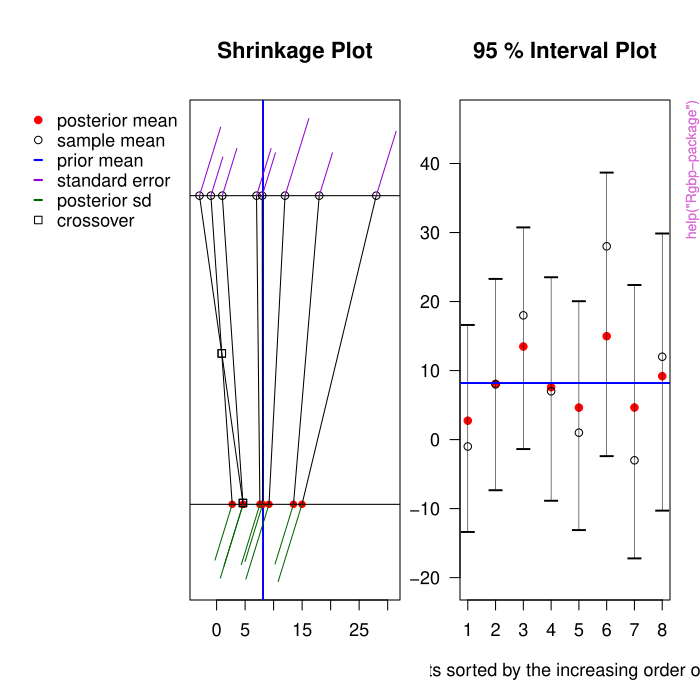

Here is the R script that generated this plot:
pkgname <- "Rgbp"
source(file.path(R.home("share"), "R", "examples-header.R"))
options(warn = 1)
library('Rgbp')

base::assign(".oldSearch", base::search(), pos = 'CheckExEnv')
cleanEx()
nameEx("Rgbp-package")
### * Rgbp-package

flush(stderr()); flush(stdout())

### Name: Rgbp
### Title: Bayesian Hierarchical Modeling and Frequentist Method Check
### Aliases: Rgbp-package Rgbp
### Keywords: package

### ** Examples


  # Loading datasets
  data(schools)
  y <- schools$y
  se <- schools$se

  # Arbitrary covariate for schools data
  x2 <- rep(c(-1, 0, 1, 2), 2)
  
  # baseball data where z is Hits and n is AtBats
  z <- c(18, 17, 16, 15, 14, 14, 13, 12, 11, 11, 10, 10, 10, 10, 10,  9,  8,  7)
  n <- c(45, 45, 45, 45, 45, 45, 45, 45, 45, 45, 45, 45, 45, 45, 45, 45, 45, 45)

  # One covariate: 1 if a player is an outfielder and 0 otherwise
  x1 <- c(1,  1,  1,  1,  1,  0,  0,  0,  0,  1,  0,  0,  0,  1,  1,  0,  0,  0)

  ################################################################
  # Gaussian Regression Interactive Multilevel Modeling (GRIMM) #
  ################################################################

    ####################################################################################
    # If we do not have any covariate and do not know a mean of the prior distribution #
    ####################################################################################

    g <- gbp(y, se)
    g
    print(g, sort = FALSE)
    summary(g)
    plot(g)
    plot(g, sort = FALSE)

    ### when we want to simulate pseudo datasets considering the estimated values 
    ### as true ones.
    gcv <- coverage(g, nsim = 10)  

    ### gcv$coverageRB, gcv$coverage10, gcv$average.coverageRB, gcv$average.coverage10,
    ### gcv$minimum.coverageRB, gcv$minimum.coverage10, gcv$raw.resultRB, gcv$raw.result10.

    ### when we want to simulate pseudo datasets based on different values of A and 
    ### of a regression coefficient (intercept), 
    ### not using estimated values as true ones.
    gcv <- coverage(g, A.or.r = 9, reg.coef = 10, nsim = 10)  

    ##################################################################################
    # If we have one covariate and do not know a mean of the prior distribution yet, #
    ##################################################################################

    g <- gbp(y, se, x2, model = "gr")
    g
    print(g, sort = FALSE)
    summary(g)
    plot(g)
    plot(g, sort = FALSE)

    ### when we want to simulate pseudo datasets considering the estimated values 
    ### as true ones.
    gcv <- coverage(g, nsim = 10)  
 
    ### gcv$coverageRB, gcv$coverage10, gcv$average.coverageRB, gcv$average.coverage10,
    ### gcv$minimum.coverageRB, gcv$minimum.coverage10, gcv$raw.resultRB, gcv$raw.result10.

    ### when we want to simulate pseudo datasets based on different values of A,
    ### of regression coefficients, and of covariate, not using estimated values 
    ### as true ones. Two values of reg.coef are for beta0 and beta1
    gcv <- coverage(g, A.or.r = 9, reg.coef = c(10, 1), covariates = x2, nsim = 10)  

    ################################################
    # If we know a mean of the prior distribution, #
    ################################################

    g <- gbp(y, se, mean.PriorDist = 8)
    g
    print(g, sort = FALSE)
    summary(g)
    plot(g)
    plot(g, sort = FALSE)

    ### when we want to simulate pseudo datasets considering the estimated values 
    ### as true ones.
    gcv <- coverage(g, nsim = 10)  

    ### gcv$coverageRB, gcv$coverage10, gcv$average.coverageRB, gcv$average.coverage10,
    ### gcv$minimum.coverageRB, gcv$minimum.coverage10, gcv$raw.resultRB, gcv$raw.result10.

    ### when we want to simulate pseudo datasets based on different values of A and
    ### of 2nd level mean as true ones, not using estimated values as true ones.
    coverage(g, A.or.r = 9, mean.PriorDist = 5, nsim = 10)  

  ###############################################################
  # Binomial Regression Interactive Multilevel Modeling (BRIMM) #
  ###############################################################

    ####################################################################################
    # If we do not have any covariate and do not know a mean of the prior distribution #
    ####################################################################################

    b <- gbp(z, n, model = "br")
    b
    print(b, sort = FALSE)
    summary(b)
    plot(b)
    plot(b, sort = FALSE)

    ### when we want to simulate pseudo datasets considering the estimated values 
    ### as true ones.
    bcv <- coverage(b, nsim = 10)  

    ### bcv$coverageRB, bcv$coverage10, bcv$average.coverageRB, bcv$average.coverage10,
    ### bcv$minimum.coverageRB, bcv$minimum.coverage10, bcv$raw.resultRB, bcv$raw.result10.

    ### when we want to simulate pseudo datasets based on different values of r and 
    ### of a regression coefficient (intercept), 
    ### not using estimated values as true ones.
    bcv <- coverage(b, A.or.r = 60, reg.coef = -1, nsim = 10)  

    ##################################################################################
    # If we have one covariate and do not know a mean of the prior distribution yet, #
    ##################################################################################

    b <- gbp(z, n, x1, model = "br")
    b
    print(b, sort = FALSE)
    summary(b)
    plot(b)
    plot(b, sort = FALSE)

    ### when we want to simulate pseudo datasets considering the estimated values 
    ### as true ones.
    bcv <- coverage(b, nsim = 10)  

    ### bcv$coverageRB, bcv$coverage10, bcv$average.coverageRB, bcv$average.coverage10,
    ### bcv$minimum.coverageRB, bcv$minimum.coverage10, bcv$raw.resultRB, bcv$raw.result10.

    ### when we want to simulate pseudo datasets based on different values of r,
    ### of regression coefficients, and of covariate, not using estimated values 
    ### as true ones. Two values of reg.coef are for beta0 and beta1
    bcv <- coverage(b, A.or.r = 60, reg.coef = c(-1, 0), covariates = x1, nsim = 10)  

    ################################################
    # If we know a mean of the prior distribution, #
    ################################################

    b <- gbp(z, n, mean.PriorDist = 0.265, model = "br")
    b
    print(b, sort = FALSE)
    summary(b)
    plot(b)
    plot(b, sort = FALSE)

    ### when we want to simulate pseudo datasets considering the estimated values 
    ### as true ones.
    bcv <- coverage(b, nsim = 10)  

    ### bcv$coverageRB, bcv$coverage10, bcv$average.coverageRB, bcv$average.coverage10,
    ### bcv$minimum.coverageRB, bcv$minimum.coverage10, bcv$raw.resultRB, bcv$raw.result10.

    ### when we want to simulate pseudo datasets based on different values of r and
    ### of 2nd level mean as true ones, not using estimated values as true ones.
    bcv <- coverage(b, A.or.r = 60, mean.PriorDist = 0.3, nsim = 10)  

  ##############################################################
  # Poisson Regression Interactive Multilevel Modeling (PRIMM) #
  ##############################################################

    ####################################################################################
    # If we do not have any covariate and do not know a mean of the prior distribution #
    ####################################################################################

    p <- gbp(z, n, model = "pr")
    p
    print(p, sort = FALSE)
    summary(p)
    plot(p)
    plot(p, sort = FALSE)

    ### when we want to simulate pseudo datasets considering the estimated values 
    ### as true ones.
    pcv <- coverage(p, nsim = 10)  

    ### pcv$coverageRB, pcv$coverage10, pcv$average.coverageRB, pcv$average.coverage10,
    ### pcv$minimum.coverageRB, pcv$minimum.coverage10, pcv$raw.resultRB, pcv$raw.result10.

    ### when we want to simulate pseudo datasets based on different values of r and 
    ### of a regression coefficient (intercept), 
    ### not using estimated values as true ones.
    pcv <- coverage(p, A.or.r = 60, reg.coef = -5, nsim = 10)  

    ##################################################################################
    # If we have one covariate and do not know a mean of the prior distribution yet, #
    ##################################################################################

    p <- gbp(z, n, x1, model = "pr")
    p
    print(p, sort = FALSE)
    summary(p)
    plot(p)
    plot(p, sort = FALSE)

    ### when we want to simulate pseudo datasets considering the estimated values 
    ### as true ones.
    pcv <- coverage(p, nsim = 10)  

    ### pcv$coverageRB, pcv$coverage10, pcv$average.coverageRB, pcv$average.coverage10,
    ### pcv$minimum.coverageRB, pcv$minimum.coverage10, pcv$raw.resultRB, pcv$raw.result10.

    ### when we want to simulate pseudo datasets based on different values of r,
    ### of regression coefficients, and of covariate, not using estimated values 
    ### as true ones. Two values of reg.coef are for beta0 and beta1
    pcv <- coverage(p, A.or.r = 60, reg.coef = c(-2, 0), covariates = x1, nsim = 10)  

    ################################################
    # If we know a mean of the prior distribution, #
    ################################################

    p <- gbp(z, n, mean.PriorDist = 0.265, model = "pr")
    p
    print(p, sort = FALSE)
    summary(p)
    plot(p)
    plot(p, sort = FALSE)

    ### when we want to simulate pseudo datasets considering the estimated values 
    ### as true ones.
    pcv <- coverage(p, nsim = 10)  

    ### pcv$coverageRB, pcv$coverage10, pcv$average.coverageRB, pcv$average.coverage10,
    ### pcv$minimum.coverageRB, pcv$minimum.coverage10, pcv$raw.resultRB, pcv$raw.result10.

    ### when we want to simulate pseudo datasets based on different values of r and
    ### of 2nd level mean as true ones, not using estimated values as true ones.
    pcv <- coverage(p, A.or.r = 60, mean.PriorDist = 0.3, nsim = 10)  




cleanEx()
nameEx("baseball")
### * baseball

flush(stderr()); flush(stdout())

### Name: baseball
### Title: Baseball Data
### Aliases: baseball
### Keywords: datasets

### ** Examples


  data(baseball)
  z <- baseball$Hits
  n <- baseball$At.Bats
  x <- ifelse(baseball$Position == "fielder", 1, 0)


  ###############################################################################
  # We do have one covariates and do not know a mean of the prior distribution. #
  ###############################################################################

  ###############################################################
  # Binomial Regression Interactive Multilevel Modeling (BRIMM) #
  ###############################################################

  b <- gbp(z, n, x, model = "br")
  b
  print(b, sort = FALSE)
  summary(b)
  plot(b)
  plot(b, sort = FALSE)

  ##############################################################
  # Poisson Regression Interactive Multilevel Modeling (PRIMM) #
  ##############################################################

  p <- gbp(z, n, x, model = "pr")
  p
  print(p, sort = FALSE)
  summary(p)
  plot(p)
  plot(p, sort = FALSE)




cleanEx()
nameEx("coverage")
### * coverage

flush(stderr()); flush(stdout())

### Name: coverage
### Title: Estimating Coverage Probability
### Aliases: coverage
### Keywords: methods

### ** Examples


  # Loading datasets
  data(schools)
  y <- schools$y
  se <- schools$se

  # Arbitrary covariate for schools data
  x2 <- rep(c(-1, 0, 1, 2), 2)

  # baseball data where z is Hits and n is AtBats
  z <- c(18, 17, 16, 15, 14, 14, 13, 12, 11, 11, 10, 10, 10, 10, 10,  9,  8,  7)
  n <- c(45, 45, 45, 45, 45, 45, 45, 45, 45, 45, 45, 45, 45, 45, 45, 45, 45, 45)

  # One covariate: 1 if a player is an outfielder and 0 otherwise
  x1 <- c(1,  1,  1,  1,  1,  0,  0,  0,  0,  1,  0,  0,  0,  1,  1,  0,  0,  0)
  
  #################################################################
  # Gaussian Regression Interactive Multi-level Modeling (GRIMM) #
  #################################################################

    ####################################################################################
    # If we do not have any covariate and do not know a mean of the prior distribution #
    ####################################################################################

    g <- gbp(y, se)

    ### when we want to simulate pseudo datasets considering the estimated values 
    ### as true ones.
    gcv <- coverage(g, nsim = 10)  

    ### gcv$coverageRB, gcv$coverage10, gcv$average.coverageRB, gcv$average.coverage10,
    ### gcv$minimum.coverageRB, gcv$minimum.coverage10, gcv$raw.resultRB, gcv$raw.result10.

    ### when we want to simulate pseudo datasets based on different values of A and 
    ### of a regression coefficient (intercept), 
    ### not using estimated values as true ones.
    gcv <- coverage(g, A.or.r = 9, reg.coef = 10, nsim = 10)  

    ##################################################################################
    # If we have one covariate and do not know a mean of the prior distribution yet, #
    ##################################################################################

    g <- gbp(y, se, x2, model = "gr")
 
    ### when we want to simulate pseudo datasets considering the estimated values 
    ### as true ones.
    gcv <- coverage(g, nsim = 10)  
 
    ### gcv$coverageRB, gcv$coverage10, gcv$average.coverageRB, gcv$average.coverage10,
    ### gcv$minimum.coverageRB, gcv$minimum.coverage10, gcv$raw.resultRB, gcv$raw.result10.

    ### when we want to simulate pseudo datasets based on different values of A,
    ### of regression coefficients, and of covariate, not using estimated values 
    ### as true ones. Two values of reg.coef are for beta0 and beta1
    gcv <- coverage(g, A.or.r = 9, reg.coef = c(10, 1), covariates = x2, nsim = 10)  

    ################################################
    # If we know a mean of the prior distribution, #
    ################################################

    g <- gbp(y, se, mean.PriorDist = 8)

    ### when we want to simulate pseudo datasets considering the estimated values 
    ### as true ones.
    gcv <- coverage(g, nsim = 10)  

    ### gcv$coverageRB, gcv$coverage10, gcv$average.coverageRB, gcv$average.coverage10,
    ### gcv$minimum.coverageRB, gcv$minimum.coverage10, gcv$raw.resultRB, gcv$raw.result10.

    ### when we want to simulate pseudo datasets based on different values of A and
    ### of 2nd level mean as true ones, not using estimated values as true ones.
    coverage(g, A.or.r = 9, mean.PriorDist = 5, nsim = 10)  

  ################################################################
  # Binomial Regression Interactive Multi-level Modeling (BRIMM) #
  ################################################################

    ####################################################################################
    # If we do not have any covariate and do not know a mean of the prior distribution #
    ####################################################################################

    b <- gbp(z, n, model = "br")

    ### when we want to simulate pseudo datasets considering the estimated values 
    ### as true ones.
    bcv <- coverage(b, nsim = 10)  

    ### bcv$coverageRB, bcv$coverage10, bcv$average.coverageRB, bcv$average.coverage10,
    ### bcv$minimum.coverageRB, bcv$minimum.coverage10, bcv$raw.resultRB, bcv$raw.result10.

    ### when we want to simulate pseudo datasets based on different values of r and 
    ### of a regression coefficient (intercept), 
    ### not using estimated values as true ones.
    bcv <- coverage(b, A.or.r = 60, reg.coef = -1, nsim = 10)  

    ##################################################################################
    # If we have one covariate and do not know a mean of the prior distribution yet, #
    ##################################################################################

    b <- gbp(z, n, x1, model = "br")

    ### when we want to simulate pseudo datasets considering the estimated values 
    ### as true ones.
    bcv <- coverage(b, nsim = 10)  

    ### bcv$coverageRB, bcv$coverage10, bcv$average.coverageRB, bcv$average.coverage10,
    ### bcv$minimum.coverageRB, bcv$minimum.coverage10, bcv$raw.resultRB, bcv$raw.result10.

    ### when we want to simulate pseudo datasets based on different values of r,
    ### of regression coefficients, and of covariate, not using estimated values 
    ### as true ones. Two values of reg.coef are for beta0 and beta1
    bcv <- coverage(b, A.or.r = 60, reg.coef = c(-1, 0), covariates = x1, nsim = 10)  

    ################################################
    # If we know a mean of the prior distribution, #
    ################################################

    b <- gbp(z, n, mean.PriorDist = 0.265, model = "br")

    ### when we want to simulate pseudo datasets considering the estimated values 
    ### as true ones.
    bcv <- coverage(b, nsim = 10)  

    ### bcv$coverageRB, bcv$coverage10, bcv$average.coverageRB, bcv$average.coverage10,
    ### bcv$minimum.coverageRB, bcv$minimum.coverage10, bcv$raw.resultRB, bcv$raw.result10.

    ### when we want to simulate pseudo datasets based on different values of r and
    ### of 2nd level mean as true ones, not using estimated values as true ones.
    bcv <- coverage(b, A.or.r = 60, mean.PriorDist = 0.3, nsim = 10)  

  ###############################################################
  # Poisson Regression Interactive Multi-level Modeling (PRIMM) #
  ###############################################################

    ####################################################################################
    # If we do not have any covariate and do not know a mean of the prior distribution #
    ####################################################################################

    p <- gbp(z, n, model = "pr")

    ### when we want to simulate pseudo datasets considering the estimated values 
    ### as true ones.
    pcv <- coverage(p, nsim = 10)  

    ### pcv$coverageRB, pcv$coverage10, pcv$average.coverageRB, pcv$average.coverage10,
    ### pcv$minimum.coverageRB, pcv$minimum.coverage10, pcv$raw.resultRB, pcv$raw.result10.

    ### when we want to simulate pseudo datasets based on different values of r and 
    ### of a regression coefficient (intercept), 
    ### not using estimated values as true ones.
    pcv <- coverage(p, A.or.r = 60, reg.coef = -5, nsim = 10)  

    ##################################################################################
    # If we have one covariate and do not know a mean of the prior distribution yet, #
    ##################################################################################

    p <- gbp(z, n, x1, model = "pr")

    ### when we want to simulate pseudo datasets considering the estimated values 
    ### as true ones.
    pcv <- coverage(p, nsim = 10)  

    ### pcv$coverageRB, pcv$coverage10, pcv$average.coverageRB, pcv$average.coverage10,
    ### pcv$minimum.coverageRB, pcv$minimum.coverage10, pcv$raw.resultRB, pcv$raw.result10.

    ### when we want to simulate pseudo datasets based on different values of r,
    ### of regression coefficients, and of covariate, not using estimated values 
    ### as true ones. Two values of reg.coef are for beta0 and beta1
    pcv <- coverage(p, A.or.r = 60, reg.coef = c(-2, 0), covariates = x1, nsim = 10)  

    ################################################
    # If we know a mean of the prior distribution, #
    ################################################

    p <- gbp(z, n, mean.PriorDist = 0.265, model = "pr")

    ### when we want to simulate pseudo datasets considering the estimated values 
    ### as true ones.
    pcv <- coverage(p, nsim = 10)  

    ### pcv$coverageRB, pcv$coverage10, pcv$average.coverageRB, pcv$average.coverage10,
    ### pcv$minimum.coverageRB, pcv$minimum.coverage10, pcv$raw.resultRB, pcv$raw.result10.

    ### when we want to simulate pseudo datasets based on different values of r and
    ### of 2nd level mean as true ones, not using estimated values as true ones.
    pcv <- coverage(p, A.or.r = 60, mean.PriorDist = 0.3, nsim = 10)  




cleanEx()
nameEx("gbp.default")
### * gbp.default

flush(stderr()); flush(stdout())

### Name: gbp
### Title: Fitting Bayesian Hierarchical Models
### Aliases: gbp gbp.default
### Keywords: methods

### ** Examples


  # Loading datasets
  data(schools)
  y <- schools$y
  se <- schools$se

  # Arbitrary covariate for schools data
  x2 <- rep(c(-1, 0, 1, 2), 2)
  
  # baseball data where z is Hits and n is AtBats
  z <- c(18, 17, 16, 15, 14, 14, 13, 12, 11, 11, 10, 10, 10, 10, 10,  9,  8,  7)
  n <- c(45, 45, 45, 45, 45, 45, 45, 45, 45, 45, 45, 45, 45, 45, 45, 45, 45, 45)

  # One covariate: 1 if a player is an outfielder and 0 otherwise
  x1 <- c(1,  1,  1,  1,  1,  0,  0,  0,  0,  1,  0,  0,  0,  1,  1,  0,  0,  0)

  ################################################################
  # Gaussian Regression Interactive Multilevel Modeling (GRIMM) #
  ################################################################

    ####################################################################################
    # If we do not have any covariate and do not know a mean of the prior distribution #
    ####################################################################################

    g <- gbp(y, se)
    g
    print(g, sort = FALSE)
    summary(g)
    plot(g)
    plot(g, sort = FALSE)

    ### when we want to simulate pseudo datasets considering the estimated values 
    ### as true ones.
    gcv <- coverage(g, nsim = 10)  

    ### gcv$coverageRB, gcv$coverage10, gcv$average.coverageRB, gcv$average.coverage10,
    ### gcv$minimum.coverageRB, gcv$minimum.coverage10, gcv$raw.resultRB, gcv$raw.result10.

    ### when we want to simulate pseudo datasets based on different values of A and 
    ### of a regression coefficient (intercept), 
    ### not using estimated values as true ones.
    gcv <- coverage(g, A.or.r = 9, reg.coef = 10, nsim = 10)  

    ##################################################################################
    # If we have one covariate and do not know a mean of the prior distribution yet, #
    ##################################################################################

    g <- gbp(y, se, x2, model = "gr")
    g
    print(g, sort = FALSE)
    summary(g)
    plot(g)
    plot(g, sort = FALSE)

    ### when we want to simulate pseudo datasets considering the estimated values 
    ### as true ones.
    gcv <- coverage(g, nsim = 10)  
 
    ### gcv$coverageRB, gcv$coverage10, gcv$average.coverageRB, gcv$average.coverage10,
    ### gcv$minimum.coverageRB, gcv$minimum.coverage10, gcv$raw.resultRB, gcv$raw.result10.

    ### when we want to simulate pseudo datasets based on different values of A,
    ### of regression coefficients, and of covariate, not using estimated values 
    ### as true ones. Two values of reg.coef are for beta0 and beta1
    gcv <- coverage(g, A.or.r = 9, reg.coef = c(10, 1), covariates = x2, nsim = 10)  

    ################################################
    # If we know a mean of the prior distribution, #
    ################################################

    g <- gbp(y, se, mean.PriorDist = 8)
    g
    print(g, sort = FALSE)
    summary(g)
    plot(g)
    plot(g, sort = FALSE)

    ### when we want to simulate pseudo datasets considering the estimated values 
    ### as true ones.
    gcv <- coverage(g, nsim = 10)  

    ### gcv$coverageRB, gcv$coverage10, gcv$average.coverageRB, gcv$average.coverage10,
    ### gcv$minimum.coverageRB, gcv$minimum.coverage10, gcv$raw.resultRB, gcv$raw.result10.

    ### when we want to simulate pseudo datasets based on different values of A and
    ### of 2nd level mean as true ones, not using estimated values as true ones.
    coverage(g, A.or.r = 9, mean.PriorDist = 5, nsim = 10)  

  ###############################################################
  # Binomial Regression Interactive Multilevel Modeling (BRIMM) #
  ###############################################################

    ####################################################################################
    # If we do not have any covariate and do not know a mean of the prior distribution #
    ####################################################################################

    b <- gbp(z, n, model = "br")
    b
    print(b, sort = FALSE)
    summary(b)
    plot(b)
    plot(b, sort = FALSE)

    ### when we want to simulate pseudo datasets considering the estimated values 
    ### as true ones.
    bcv <- coverage(b, nsim = 10)  

    ### bcv$coverageRB, bcv$coverage10, bcv$average.coverageRB, bcv$average.coverage10,
    ### bcv$minimum.coverageRB, bcv$minimum.coverage10, bcv$raw.resultRB, bcv$raw.result10.

    ### when we want to simulate pseudo datasets based on different values of r and 
    ### of a regression coefficient (intercept), 
    ### not using estimated values as true ones.
    bcv <- coverage(b, A.or.r = 60, reg.coef = -1, nsim = 10)  

    ##################################################################################
    # If we have one covariate and do not know a mean of the prior distribution yet, #
    ##################################################################################

    b <- gbp(z, n, x1, model = "br")
    b
    print(b, sort = FALSE)
    summary(b)
    plot(b)
    plot(b, sort = FALSE)

    ### when we want to simulate pseudo datasets considering the estimated values 
    ### as true ones.
    bcv <- coverage(b, nsim = 10)  

    ### bcv$coverageRB, bcv$coverage10, bcv$average.coverageRB, bcv$average.coverage10,
    ### bcv$minimum.coverageRB, bcv$minimum.coverage10, bcv$raw.resultRB, bcv$raw.result10.

    ### when we want to simulate pseudo datasets based on different values of r,
    ### of regression coefficients, and of covariate, not using estimated values 
    ### as true ones. Two values of reg.coef are for beta0 and beta1
    bcv <- coverage(b, A.or.r = 60, reg.coef = c(-1, 0), covariates = x1, nsim = 10)  

    ################################################
    # If we know a mean of the prior distribution, #
    ################################################

    b <- gbp(z, n, mean.PriorDist = 0.265, model = "br")
    b
    print(b, sort = FALSE)
    summary(b)
    plot(b)
    plot(b, sort = FALSE)

    ### when we want to simulate pseudo datasets considering the estimated values 
    ### as true ones.
    bcv <- coverage(b, nsim = 10)  

    ### bcv$coverageRB, bcv$coverage10, bcv$average.coverageRB, bcv$average.coverage10,
    ### bcv$minimum.coverageRB, bcv$minimum.coverage10, bcv$raw.resultRB, bcv$raw.result10.

    ### when we want to simulate pseudo datasets based on different values of r and
    ### of 2nd level mean as true ones, not using estimated values as true ones.
    bcv <- coverage(b, A.or.r = 60, mean.PriorDist = 0.3, nsim = 10)  

  ##############################################################
  # Poisson Regression Interactive Multilevel Modeling (PRIMM) #
  ##############################################################

    ####################################################################################
    # If we do not have any covariate and do not know a mean of the prior distribution #
    ####################################################################################

    p <- gbp(z, n, model = "pr")
    p
    print(p, sort = FALSE)
    summary(p)
    plot(p)
    plot(p, sort = FALSE)

    ### when we want to simulate pseudo datasets considering the estimated values 
    ### as true ones.
    pcv <- coverage(p, nsim = 10)  

    ### pcv$coverageRB, pcv$coverage10, pcv$average.coverageRB, pcv$average.coverage10,
    ### pcv$minimum.coverageRB, pcv$minimum.coverage10, pcv$raw.resultRB, pcv$raw.result10.

    ### when we want to simulate pseudo datasets based on different values of r and 
    ### of a regression coefficient (intercept), 
    ### not using estimated values as true ones.
    pcv <- coverage(p, A.or.r = 60, reg.coef = -5, nsim = 10)  

    ##################################################################################
    # If we have one covariate and do not know a mean of the prior distribution yet, #
    ##################################################################################

    p <- gbp(z, n, x1, model = "pr")
    p
    print(p, sort = FALSE)
    summary(p)
    plot(p)
    plot(p, sort = FALSE)

    ### when we want to simulate pseudo datasets considering the estimated values 
    ### as true ones.
    pcv <- coverage(p, nsim = 10)  

    ### pcv$coverageRB, pcv$coverage10, pcv$average.coverageRB, pcv$average.coverage10,
    ### pcv$minimum.coverageRB, pcv$minimum.coverage10, pcv$raw.resultRB, pcv$raw.result10.

    ### when we want to simulate pseudo datasets based on different values of r,
    ### of regression coefficients, and of covariate, not using estimated values 
    ### as true ones. Two values of reg.coef are for beta0 and beta1
    pcv <- coverage(p, A.or.r = 60, reg.coef = c(-2, 0), covariates = x1, nsim = 10)  

    ################################################
    # If we know a mean of the prior distribution, #
    ################################################

    p <- gbp(z, n, mean.PriorDist = 0.265, model = "pr")
    p
    print(p, sort = FALSE)
    summary(p)
    plot(p)
    plot(p, sort = FALSE)

    ### when we want to simulate pseudo datasets considering the estimated values 
    ### as true ones.
    pcv <- coverage(p, nsim = 10)  

    ### pcv$coverageRB, pcv$coverage10, pcv$average.coverageRB, pcv$average.coverage10,
    ### pcv$minimum.coverageRB, pcv$minimum.coverage10, pcv$raw.resultRB, pcv$raw.result10.

    ### when we want to simulate pseudo datasets based on different values of r and
    ### of 2nd level mean as true ones, not using estimated values as true ones.
    pcv <- coverage(p, A.or.r = 60, mean.PriorDist = 0.3, nsim = 10)  




cleanEx()
nameEx("hospital")
### * hospital

flush(stderr()); flush(stdout())

### Name: hospital
### Title: Thirty-one Hospital Data
### Aliases: hospital
### Keywords: datasets

### ** Examples


  data(hospital)

  z <- hospital$d
  n <- hospital$n
  y <- hospital$y
  se <- hospital$se
  
  ###################################################################################
  # We do not have any covariates and do not know a mean of the prior distribution. #
  ###################################################################################

    ###############################################################
    # Gaussian Regression Interactive Multilevel Modeling (GRIMM) #
    ###############################################################

    g <- gbp(y, se)
    g
    print(g, sort = FALSE)
    summary(g)
    plot(g)
    plot(g, sort = FALSE)    

    ###############################################################
    # Binomial Regression Interactive Multilevel Modeling (BRIMM) #
    ###############################################################

    b <- gbp(z, n, model = "br")
    b
    print(b, sort = FALSE)
    summary(b)
    plot(b)
    plot(b, sort = FALSE)    

    ##############################################################
    # Poisson Regression Interactive Multilevel Modeling (PRIMM) #
    ##############################################################

    p <- gbp(z, n, model = "pr")
    print(p, sort = FALSE)
    p
    summary(p)
    plot(p)
    plot(p, sort = FALSE)    




cleanEx()
nameEx("plot.gbp")
### * plot.gbp

flush(stderr()); flush(stdout())

### Name: plot.gbp
### Title: Drawing Shrinkage and Posterior Interval Plots
### Aliases: plot.gbp
### Keywords: methods

### ** Examples


  data(hospital)

  z <- hospital$d
  n <- hospital$n
  y <- hospital$y
  se <- hospital$se
  
  
  ###################################################################################
  # We do not have any covariates and do not know a mean of the prior distribution. #
  ###################################################################################

    ###############################################################
    # Gaussian Regression Interactive Multilevel Modeling (GRIMM) #
    ###############################################################

    g <- gbp(y, se)
    plot(g)
    plot(g, sort = FALSE)

    ###############################################################
    # Binomial Regression Interactive Multilevel Modeling (BRIMM) #
    ###############################################################

    b <- gbp(z, n, model = "br")
    plot(b)
    plot(b, sort = FALSE)

    ##############################################################
    # Poisson Regression Interactive Multilevel Modeling (PRIMM) #
    ##############################################################

    p <- gbp(z, n, model = "pr")
    plot(p)
    plot(p, sort = FALSE)




cleanEx()
nameEx("print.gbp")
### * print.gbp

flush(stderr()); flush(stdout())

### Name: print.gbp
### Title: Displaying 'gbp' Class
### Aliases: print.gbp
### Keywords: methods

### ** Examples


  data(hospital)

  z <- hospital$d
  n <- hospital$n
  y <- hospital$y
  se <- hospital$se
  
  ###################################################################################
  # We do not have any covariates and do not know a mean of the prior distribution. #
  ###################################################################################

    ###############################################################
    # Gaussian Regression Interactive Multilevel Modeling (GRIMM) #
    ###############################################################

    g <- gbp(y, se)
    g
    print(g, sort = FALSE)

    ###############################################################
    # Binomial Regression Interactive Multilevel Modeling (BRIMM) #
    ###############################################################

    b <- gbp(z, n, model = "br")
    b
    print(b, sort = FALSE)

    ##############################################################
    # Poisson Regression Interactive Multilevel Modeling (PRIMM) #
    ##############################################################

    p <- gbp(z, n, model = "pr")
    p
    print(p, sort = FALSE)




cleanEx()
nameEx("print.summary.gbp")
### * print.summary.gbp

flush(stderr()); flush(stdout())

### Name: print.summary.gbp
### Title: Displaying 'summary.gbp' Class
### Aliases: print.summary.gbp
### Keywords: methods

### ** Examples


  data(hospital)

  z <- hospital$d
  n <- hospital$n
  y <- hospital$y
  se <- hospital$se
  
  ###################################################################################
  # We do not have any covariates and do not know a mean of the prior distribution. #
  ###################################################################################

    ###############################################################
    # Gaussian Regression Interactive Multilevel Modeling (GRIMM) #
    ###############################################################

    g <- gbp(y, se)
    summary(g)

    ###############################################################
    # Binomial Regression Interactive Multilevel Modeling (BRIMM) #
    ###############################################################

    b <- gbp(z, n, model = "br")
    summary(b)

    ##############################################################
    # Poisson Regression Interactive Multilevel Modeling (PRIMM) #
    ##############################################################

    p <- gbp(z, n, model = "pr")
    summary(p)




cleanEx()
nameEx("schools")
### * schools

flush(stderr()); flush(stdout())

### Name: schools
### Title: Eight Schools Data
### Aliases: schools
### Keywords: datasets

### ** Examples

  data(schools)
  y <- schools$y
  se <- schools$se

  ###################################################################################
  # We do not have any covariates and do not know a mean of the prior distribution. #
  ###################################################################################

  ###############################################################
  # Gaussian Regression Interactive Multilevel Modeling (GRIMM) #
  ###############################################################

  g <- gbp(y, se)
  g
  print(g, sort = TRUE)
  summary(g)
  plot(g)




cleanEx()
nameEx("summary.gbp")
### * summary.gbp

flush(stderr()); flush(stdout())

### Name: summary.gbp
### Title: Summarizing Estimation Result
### Aliases: summary.gbp
### Keywords: method

### ** Examples


  data(hospital)

  z <- hospital$d
  n <- hospital$n
  y <- hospital$y
  se <- hospital$se
  
  ###################################################################################
  # We do not have any covariates and do not know a mean of the prior distribution. #
  ###################################################################################

    ###############################################################
    # Gaussian Regression Interactive Multilevel Modeling (GRIMM) #
    ###############################################################

    g <- gbp(y, se)
    summary(g)

    ###############################################################
    # Binomial Regression Interactive Multilevel Modeling (BRIMM) #
    ###############################################################

    b <- gbp(z, n, model = "br")
    summary(b)

    ##############################################################
    # Poisson Regression Interactive Multilevel Modeling (PRIMM) #
    ##############################################################

    p <- gbp(z, n, model = "pr")
    summary(p)




### * <FOOTER>
###
base::cat("Time elapsed: ", proc.time() - base::get("ptime", pos = 'CheckExEnv'),"\n")
grDevices::dev.off()
###
### Local variables: ***
### mode: outline-minor ***
### outline-regexp: "\\(> \\)?### [*]+" ***
### End: ***
quit('no')
